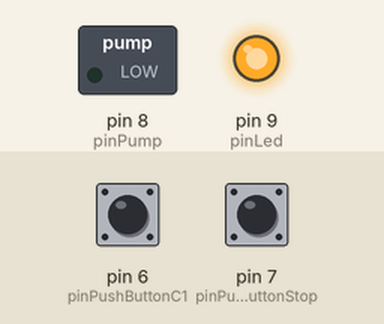
A program run on a simulated Arduino Uno, built with avr-gcc and run on an emulated ATmega328P. Shown: switched loads named in the program (green lamp = pin HIGH), output pins drawn as LEDs (lit = HIGH). Inputs (shaded band) come from the test bench; at power-on: pin 6 (pinPushButtonC1) HIGH, pin 7 (pinPushButtonStop) HIGH. The local clock reads 2024-03-15 10:24:30 at power-on unless the program sets it.

Above: at 4.4 s.
4.5 s: pin 6 (pinPushButtonC1) pulled LOW for 0.15 s
At 5.8 s:
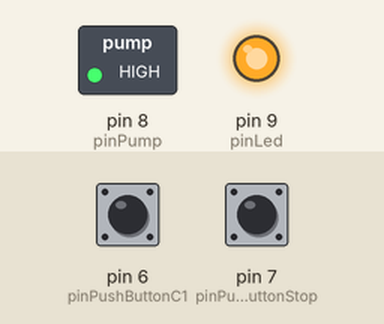
7.6 s: pin 6 (pinPushButtonC1) pulled LOW for 1 s
At 10.8 s:
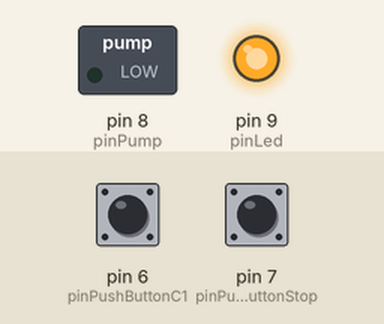
Timing chart, 0 to 12.3 s (numbered marks = the images above; inputs shaded):
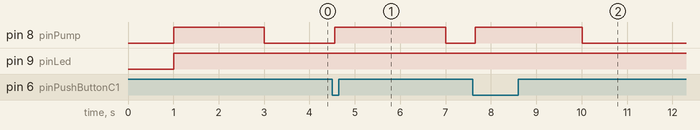

The program:

main.cpp
```cpp
#include <Arduino.h>
//#include "utils.h"
#include <Wire.h>
#include "RTClib.h"

const int pinPushButtonC1 = 6;
//const int pinPushButtonC2 = 6;
const int pinPushButtonStop = 7;
const int pinPump = 8;
const int pinLed = 9;
//const int pinValve1 = 9;
//const int pinValve2 = 10;
const unsigned long wateringTime = 3;       // Seconds
//const unsigned long wateringTimeC1 = 3;     // Seconds
//const unsigned long wateringTimeC2 = 5;     // Seconds
const unsigned long debounceDelay = 50;     // miliseconds

bool buttonC1, buttonC2, buttonStop, prevButtonStateC1, prevButtonStateStop;

RTC_DS3231 rtc;
String daysOfTheWeek[7] = { "Domingo", "Lunes", "Martes", "Miercoles", "Jueves", "Viernes", "Sabado" };
String monthsNames[12] = { "Enero", "Febrero", "Marzo", "Abril", "Mayo",  "Junio", "Julio","Agosto","Septiembre","Octubre","Noviembre","Diciembre" };
DateTime now;
bool wateringDone;

int step;             // 1 = Waiting, 2 = Watering
int prev_step;
int autoMode;         // 0 = Manual Mode, 1 = Auto Mode
int selectedCircuit;  // 0 = Valve1 circuit, 1 = Valve2 circuit
int pinValve;
//unsigned long wateringTime;

unsigned long secondsElapsed = 0;
unsigned long startTime;
unsigned long currentTime;
unsigned long lastDebounceTimeC1 = 0;
unsigned long lastDebounceTimeStop = 0;

int counter = 0;

void setup() {
  Serial.begin(9600);
  delay(1000);

  if (!rtc.begin()) {
    Serial.println(F("Couldn't find RTC"));
    while (1);
  }
  if (rtc.lostPower()) {
    rtc.adjust(DateTime(F(__DATE__), F(__TIME__)));
  }

  pinMode(pinPushButtonC1, INPUT_PULLUP);
  //pinMode(pinPushButtonC2, INPUT_PULLUP);
  pinMode(pinPushButtonStop, INPUT_PULLUP);
  pinMode(pinPump, OUTPUT);
  pinMode(pinLed, OUTPUT);
  //pinMode(pinValve1, OUTPUT);
  //pinMode(pinValve2, OUTPUT);
}

void printDate(DateTime date)
{
   Serial.print(date.year(), DEC);
   Serial.print('/');
   Serial.print(date.month(), DEC);
   Serial.print('/');
   Serial.print(date.day(), DEC);
   Serial.print(" (");
   Serial.print(daysOfTheWeek[date.dayOfTheWeek()]);
   Serial.print(") ");
   Serial.print(date.hour(), DEC);
   Serial.print(':');
   Serial.print(date.minute(), DEC);
   Serial.print(':');
   Serial.print(date.second(), DEC);
   Serial.println();
}

bool isScheduledON(DateTime date)
{
   int weekDay = date.dayOfTheWeek();
   float hours = date.hour() + date.minute() / 60.0;
   // At 06:00 turn on the sequence
   bool hourCondition = (hours > 6.00);
   //bool dayCondition = (weekDay == 3 || weekDay == 6 || weekDay == 0);

   if (hourCondition)
   {
      return true;
   }
   return false;
}


void loop() {

  /*Serial.print("Pulsador: ");
  Serial.println(buttonState);*/

  /*if (counter == 4200){  //Every 5s
    now = rtc.now();
    printDate(now);
    Serial.print("Condiciones de riego: ");
    Serial.println(isScheduledON(now));
    Serial.print("wateringDone: ");
    Serial.println(wateringDone);

    Serial.print("Estado: ");
    Serial.println(step);

    Serial.print("SecondsElapsed: ");
    Serial.println(secondsElapsed);

    counter = 0;
  }
  else {
    counter += 1;
  }*/


// USER INPUT MANAGEMENT
  // Button pressed -> Go to step 2
  /*buttonC1 = debounce(digitalRead(pinPushButtonC1));
  buttonC2 = debounce(digitalRead(pinPushButtonC2));
  buttonStop = debounce(digitalRead(pinPushButtonStop));

  if (buttonC1 == LOW){
    autoMode = 0;
    selectedCircuit = 0;
    step = 1;
  }
  else if (buttonC2 == LOW){
    autoMode = 0;
    selectedCircuit = 1;
    step = 1;
  }
  else if (buttonStop == LOW) {
    step = 3;
  }*/

  //Function?
  buttonC1 = digitalRead(pinPushButtonC1);
  buttonStop = digitalRead(pinPushButtonStop);

  if (buttonC1 != prevButtonStateC1){
    lastDebounceTimeC1 = millis();
  }
  if (buttonStop != prevButtonStateStop){
    lastDebounceTimeStop = millis();
  }

  if ((millis()-lastDebounceTimeC1) > debounceDelay){
    // Only change step if the button has been pressed
    if (buttonC1 == LOW){
      //autoMode = 0;
      //selectedCircuit = 0;
      step = 1;
    }
  }
  if ((millis()-lastDebounceTimeStop) > debounceDelay){
    // Only change step if the button has been pressed
    if (buttonStop == LOW){
      step = 2;
    }
  }

  prevButtonStateC1 = buttonC1;
  prevButtonStateStop = buttonStop;


// SEQUENCE TRIGGER
// RTC code
  now = rtc.now();

  if (wateringDone == false && isScheduledON(now)){
    step = 1;
    wateringDone = true;
  }
  // At 00:00 clear the condition
  else if (wateringDone == true && isScheduledON(now) == false){
    wateringDone = false;
  }

  //debug
  if (wateringDone == true){
    digitalWrite(pinLed, HIGH);
  }
  else {
    digitalWrite(pinLed, LOW);
  }


// WATERING SEQUENCE

  /*switch (step){
    case 0:
      break;

    case 1:   // Pump activation
      digitalWrite(pinPump, HIGH);

      if (secondsElapsed == 2){
        step = 2;
      }
      break;

    case 2:   // Open Valve
      if (selectedCircuit == 0){
        pinValve = pinValve1;
        wateringTime = wateringTimeC1;
      }
      else {
        pinValve = pinValve2;
        wateringTime = wateringTimeC2;
      }

      digitalWrite(pinValve, HIGH);

      if (secondsElapsed == wateringTime){
        step = 3;
      }
      break;

    case 3:   // Pump deactivation
      digitalWrite(pinPump, LOW);

      if (secondsElapsed == 2){
        step = 4;
      }
      break;

    case 4:   // Close Valve
      digitalWrite(pinValve1, LOW);

      if (autoMode == 1 & selectedCircuit == 0){
        selectedCircuit = 1;
        step = 1;
      }
      else {
        step = 0;
      }
      break;
  }*/

  switch (step){
    case 0:
      break;

    case 1:   // Pump activation
      digitalWrite(pinPump, HIGH);

      if (secondsElapsed == wateringTime){
        step = 2;
      }
      break;

    case 2:   // Pump deactivation
      digitalWrite(pinPump, LOW);
      step = 0;
      break;
  }

//  ELAPSED TIME MANAGEMENT
  // Seconds counter -> Function? Class?
  if (step != prev_step) {
    secondsElapsed = 0;
  }
  prev_step = step;

  currentTime = millis();

  if (currentTime - startTime >= 1000){
    secondsElapsed += 1;
    startTime   = millis();
  }

}
```

utils.cpp
```cpp
#include <Arduino.h>

bool debounce(bool buttonState){
    unsigned long debounceDelay = 50;  // miliseconds
    static unsigned long lastDebounceTime = millis();
    static bool prevFiltState = buttonState;

    if (buttonState != prevFiltState){
        lastDebounceTime = millis();
    }

    if ((millis()-lastDebounceTime) > debounceDelay){
        prevFiltState = buttonState;
    }

    return prevFiltState;
}
```

Measured:
- after the input at 4.5 s, pin 8 (pinPump): LOW → HIGH after 0.06 s, → LOW 2.5 s later
- after the input at 7.6 s, pin 8 (pinPump): LOW → HIGH after 0.06 s, → LOW 2.4 s later
